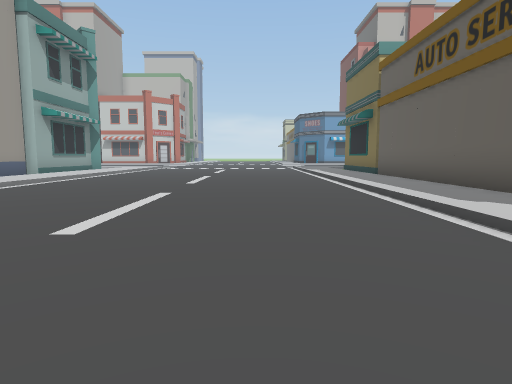
view 1 (above)

24 first-person views from a walk through a scene from a Unity 3-D project. The camera is 1.2 m above the floor, tilts 6° down and sees 75° across. The floor is counted in squares, 2 m on a side. Each view is taken from the middle of a square. On the plan, view 1 faces up. The plan holds only what a view shows up to about 10 squares ahead; the rest is blank. The place goes on beyond the plan.

view 2
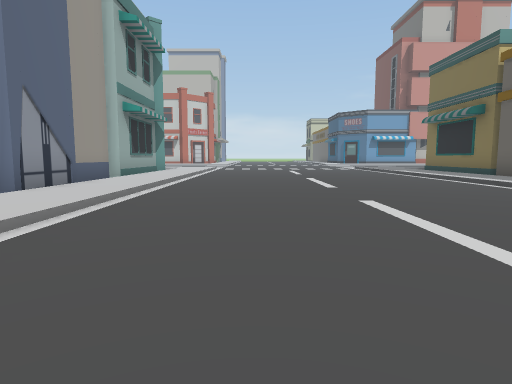

view 3
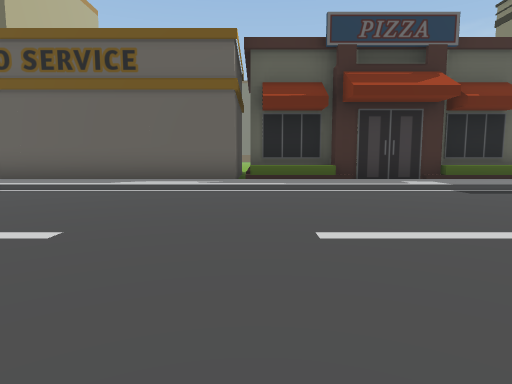

view 4
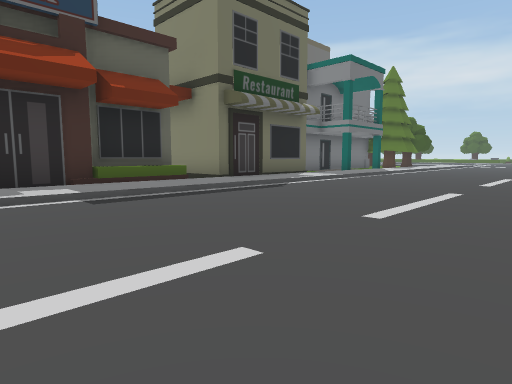

view 5
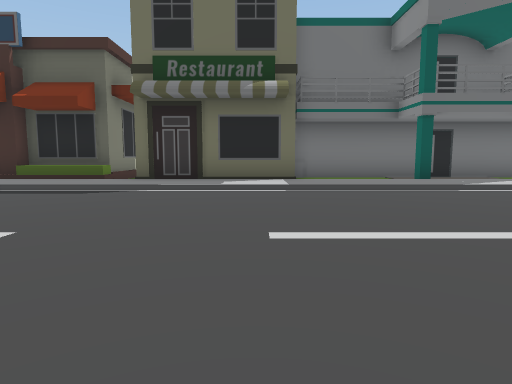

view 6
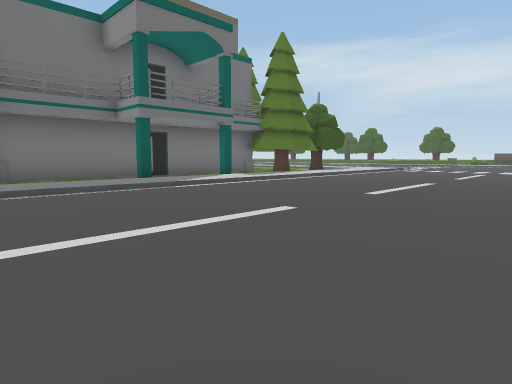

view 7
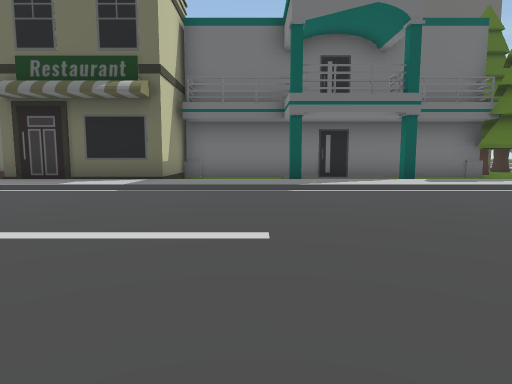

view 8
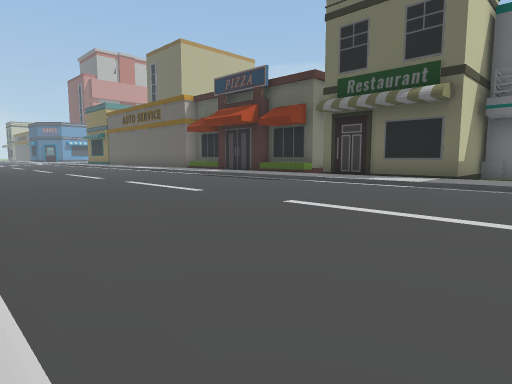

view 9
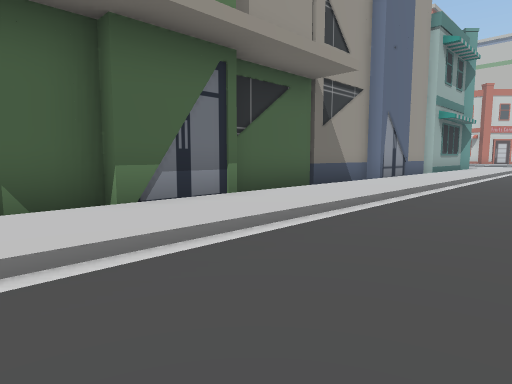

view 10
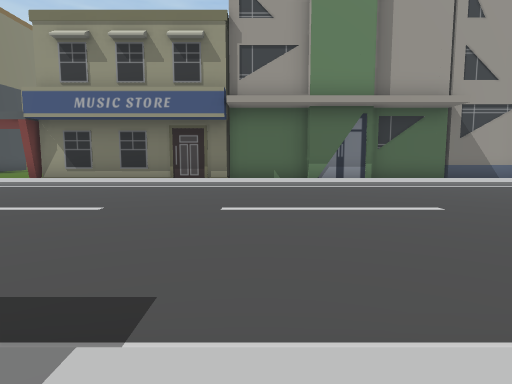

view 11
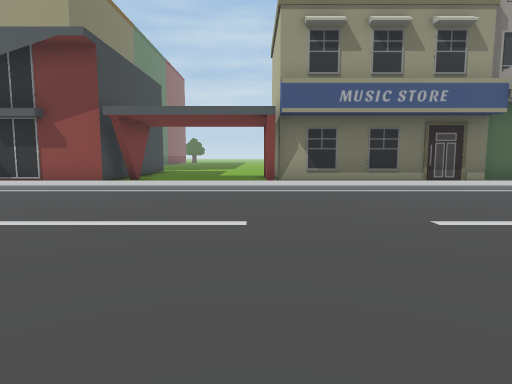

view 12
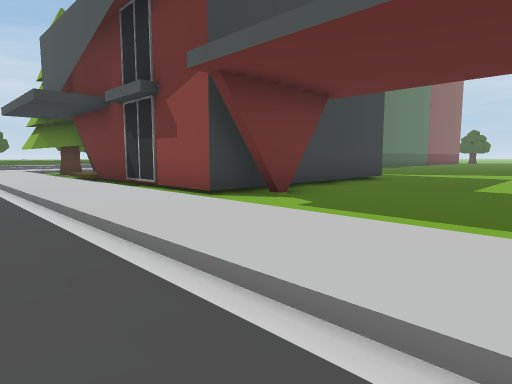

view 13
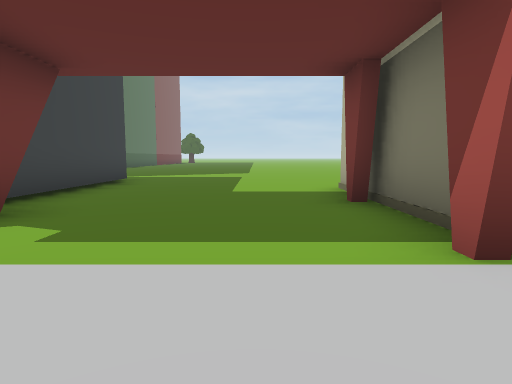

view 14
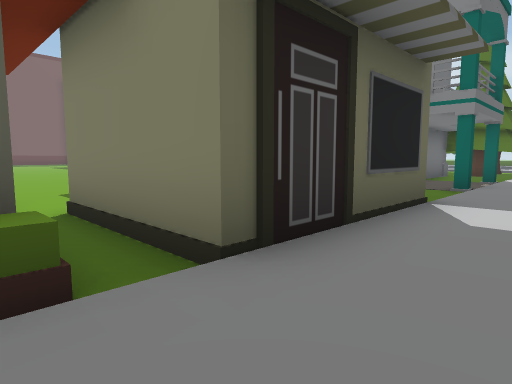

view 15
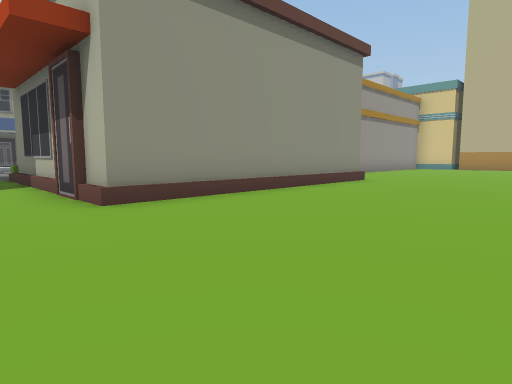

view 16
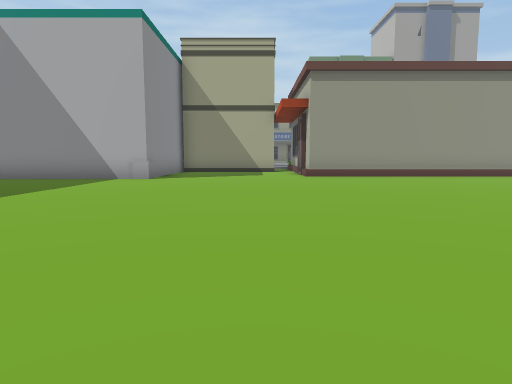

view 17
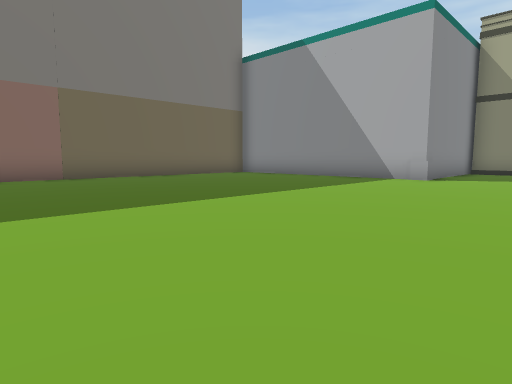

view 18
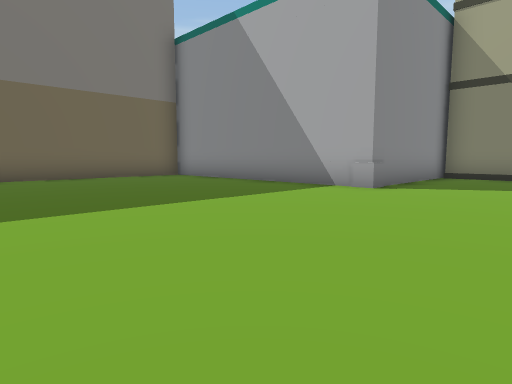

view 19
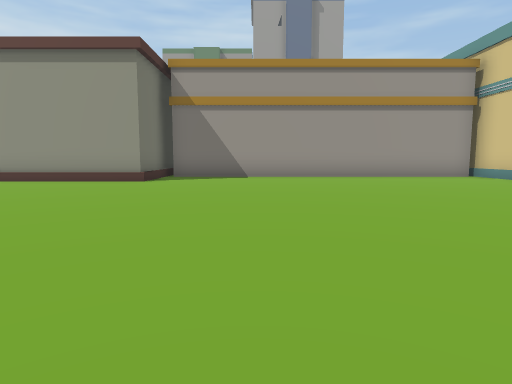

view 20
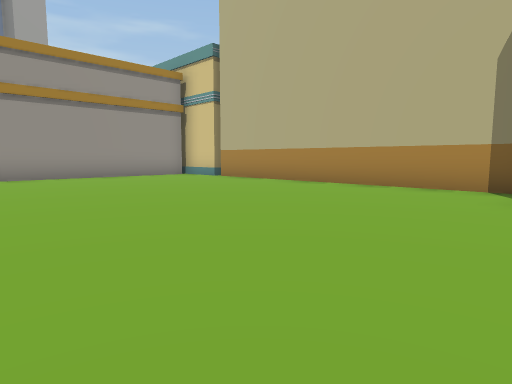

view 21
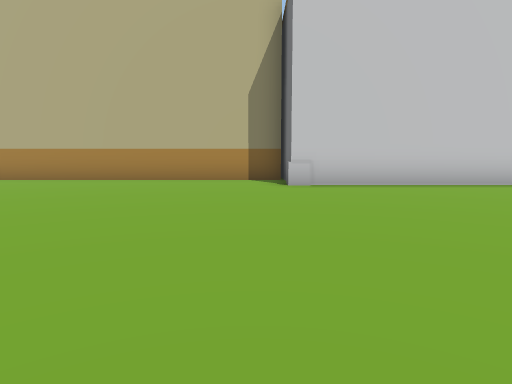

view 22
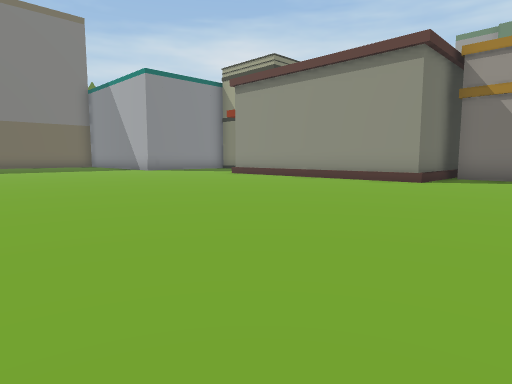

view 23
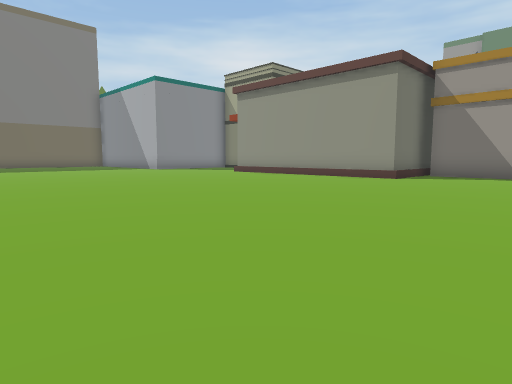

view 24
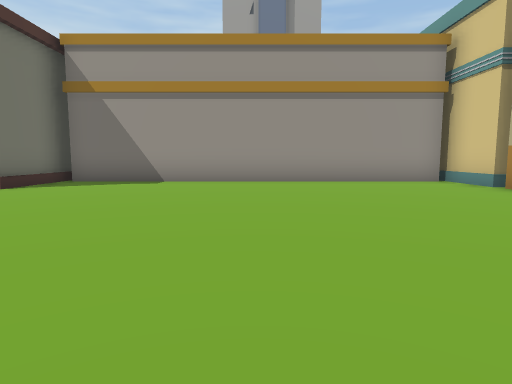

### Floor plan
Key: @ floor where view 1 was taken; # wall or solid block; . main floor; : floor 0.25 m higher than the main floor; / step, stairs or slope; O other object.
Columns run from 15 left of view 1 to 20 right of it. Each row starts with its distance up from view 1.
 12         O                        #
 11         O:/....../:#  ###OOOOOOOO#
 10         O:/....../:O  O..........#
  9         O:/....../:O  O..........###
  8         O:/....../:O  O.............
  7         O:/....../:O  O.............
  6         O:/....../:O  O.............
  5         O:/....../:O  O.............
  4         O:/....../:O  O............
  3        O :/....../:O   ............
  2        O :/....../:O   ............
  1         O:/......// OO OO/.........
  0         O:/....@.// O   O/........
 -1        O :/....../:O    O/........
 -2        O :/....../:O    O/........
 -3         #:/....../:O    O/........
 -4         #:/......// O   O/........
 -5         #:/......///OOOOO/........
 -6         #:/....../:................
 -7         #:/....../:OOO..............
 -8 ....#####:/....../:O O..............
 -9 .........:/....../:O O..............
-10 .........:/....../:OO#####..........
-11 .........:/....../:..#   #..........
-12 .........:/....../:..#   #.........
-13 ......##.:/....../:#.#   #.........
-14  .######.:/....../:..#   #.........
-15        #.:/ ...../:..#   #.........
-16        #.:/ ...../:#.#     ........
-17        #.:/ ...../: .#     OOOOOO##
-18        #/:/ .....   .#

Where each view was taken, in squares from view 1:
view 1: 0 up, 0 right, facing up
view 2: 1 up, 3 left, facing up
view 3: 1 up, 4 left, facing right
view 4: 1 down, 3 left, facing down-right
view 5: 9 down, 4 left, facing right
view 6: 9 down, 4 left, facing down-right
view 7: 12 down, 4 left, facing right
view 8: 12 down, 5 left, facing up-right
view 9: 2 down, 3 left, facing up-left
view 10: 2 down, 3 right, facing left
view 11: 9 down, 2 right, facing left
view 12: 9 down, 4 left, facing down-left
view 13: 10 down, 5 left, facing left
view 14: 5 down, 2 right, facing down-right
view 15: 7 down, 14 right, facing up-left
view 16: 7 down, 20 right, facing left
view 17: 7 down, 20 right, facing down-left
view 18: 7 down, 17 right, facing down-left
view 19: 4 up, 18 right, facing left
view 20: 4 up, 18 right, facing up-left
view 21: 2 up, 17 right, facing up
view 22: 4 up, 18 right, facing down-left
view 23: 5 up, 19 right, facing down-left
view 24: 6 up, 16 right, facing left
